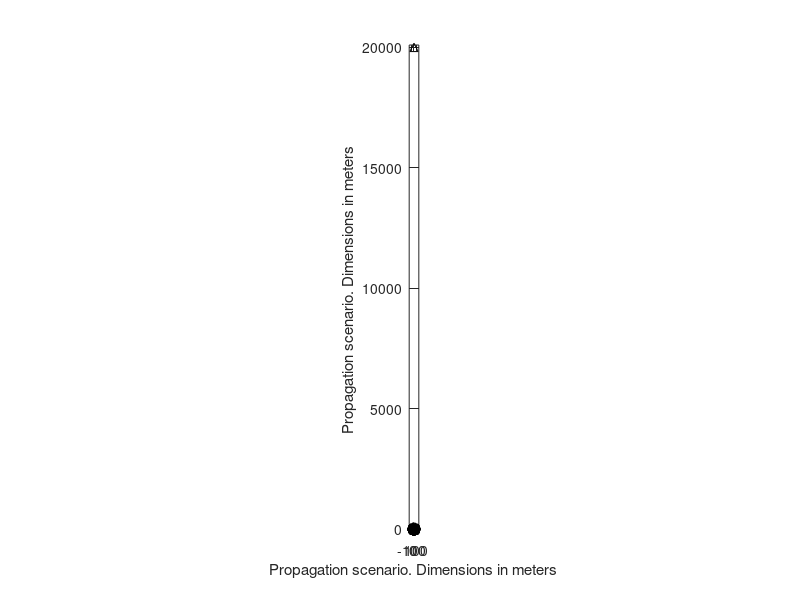

Here is the MATLAB script that generated this plot: (Note: this script raises an error after producing the figure.)
%
% p5oject56     % Epsiolon 90 degree
%
%=============================== RESET ==================================
clear
close all
clc
% basic inputs ==========================================================

fc=2000;                  % MHz  Carrier frequency
F=16;                     % sampling rate: fraction of wave length
V=10;                     %  m/s MS1 speed 
NFFT=128;                 % Number of points in FFT
Nsamples=1000             % Number of samples 
NSC = 100                 % number of point scatterers
avPower=-20;              % sigma^2  Average power 

lambdac=300/fc;    % m wavelength

% ================== BS diversity parameters ===========================

epsilon =90;        % (degree) angle between baseline between antennas and link direction
P = 1;               % separation between BS antennas in number of wavelengths 
Delta = P*lambdac;   % m actual separation between antennas
Nsims=50;            % number of simulations

% ======================== geometry inputs ===========================

dBS=20000;              % distance BS origin (m) beginning mobile route
BSx=dBS*cosd(90)  % location of transmitter (BS) x-coordinate
BSy=dBS*sind(90)  % location of transmitter (BS) y-coordinate

% Create a ring of point scatterers =========================================

D=100;                        % radius from origin
alpha=rand(NSC,1)*360;        % random draw of angles of arrival

SCx=D.*cosd(alpha);
SCy=D.*sind(alpha);

figure,plot(SCx,SCy,'k*', BSx,BSy,'k^'), hold on

% indirect parameters ===================================================

Dx=lambdac/F;      % m sampling spacing 
ts=Dx/V;          % s time sampling interval
fs=1/ts;           % Hz sampling frequency
kc=2*pi/lambdac;   % propagation constant

a=sqrt(10.^(avPower/10)/NSC)  % magnitude of echoes
sigma=sqrt(0.5*10.^(avPower/10))     % Rayleigh parameter

fm=V/lambdac;                % max Doppler shift

timeaxis=ts.*[0:Nsamples-1];

MS0=-V*timeaxis(end)/2;        % initial location of receiver (MS) x-coordinate

MSx=MS0+V.*timeaxis;  % MS route along x-axis
MSy=zeros(Nsamples);  % MS route along x-axis (y=0)
plot(MSx,MSy,'k')

MINx=min(min(BSx, SCx))-100;
MAXx=max(max(BSx, SCx))+100;
MINy=min(min(min(BSy, SCy)))-100;
MAXy=max(max(max(BSy, SCy)))+100;
axis([MINx MAXx MINy MAXy])
axis equal
xlabel('Propagation scenario. Dimensions in meters')
ylabel('Propagation scenario. Dimensions in meters')

m1=[];
m2=[];
divr=[];

for ii=0:Nsims

    % ============ create antenna separations =================
    
    BSx1=BSx+(ii*Delta/2)*sind(epsilon);
    BSx2=BSx-(ii*Delta/2)*sind(epsilon);
    
    BSy1=BSy+(ii*Delta/2)*cosd(epsilon);
    BSy2=BSy-(ii*Delta/2)*cosd(epsilon);
    
    % calculate distance matrix =============================================
    distBSSC1=sqrt((BSx1-SCx).^2+(BSy1-SCy).^2);
    distBSSC2=sqrt((BSx2-SCx).^2+(BSy2-SCy).^2);

    distBSSCext1=repmat(distBSSC1,1,Nsamples);
    distBSSCext2=repmat(distBSSC2,1,Nsamples);

    distSCMS=zeros(NSC,Nsamples);
    for ii=1:Nsamples
        distSCMS(:,ii)=sqrt((SCx-MSx(ii)).^2+SCy.^2);
    end

    distBSSCMS1=distBSSCext1+distSCMS;
    distBSSCMS2=distBSSCext2+distSCMS;

    % calculate complex envelope ===========================================
    ray1=a*exp(-j*kc*distBSSCMS1);
    ray2=a*exp(-j*kc*distBSSCMS2);

    r1=sum(ray1); m1aux=abs(r1);
    r2=sum(ray2); m2aux=abs(r2);
    
    divraux=max(m1aux,m2aux);

    m1=[m1 m1aux'];
    m2=[m2 m2aux'];
    divr=[divr divraux'];
    
    % =====================================================================

end  % of for loop


% ======= calculating diversity gain using CDF ====================


CDFxx1=[];CDFxx2=[];CDFxx3=[];
CDFyy1=[];CDFyy2=[];CDFyy3=[];

for ii=0:Nsims
    [CDFx1,CDFy1]=fCDF(20*log10(m1(:,ii+1)));
    [CDFx2,CDFy2]=fCDF(20*log10(m2(:,ii+1)));
    [CDFx3,CDFy3]=fCDF(20*log10(divr(:,ii+1)));

    CDFxx1=[CDFxx1 CDFx1']; CDFxx2=[CDFxx2 CDFx2']; CDFxx3=[CDFxx3 CDFx3'];
    CDFyy1=[CDFyy1 CDFy1']; CDFyy2=[CDFyy2 CDFy2']; CDFyy3=[CDFyy3 CDFy3'];

end



figure,semilogy(CDFxx1(:,1),CDFyy1(:,1), CDFxx3,CDFyy3)
xlabel('Relative received signal level (dB)')
ylabel('Probability the abscissa is not exceeded')

% ========== evolution of cross-correlation coeff ==============

rho=[];
for ii=1:Nsims
    rhoaux=xcorr(m1(:,ii)-mean(m1(:,ii)),m2(:,ii)-mean(m2(:,ii)),'coeff');
    rho=[rho rhoaux(length(m1))];
end


% Theoretical values of cross correlation

kk=D/dBS;
z1=kc*kk*sind(epsilon).*Delta*[0:Nsims-1];
z2=0.5*kk^2*kc*sqrt(1-(3*cosd(epsilon)^2/4)).*Delta*[0:Nsims-1];
rhotheoretical=besselj(0,z1).^2.*besselj(0,z2).^2;

figure,plot(Delta*[0:Nsims-1]/lambdac,rhotheoretical,'k',Delta*[0:Nsims-1]/lambdac,rho,'k.')
xlabel('Antenna separation (wavelengths)')
ylabel('Cross-correlation coefficient at BS')
legend('Theoretical', 'Simulated', 'Location', 'SouthWest');
